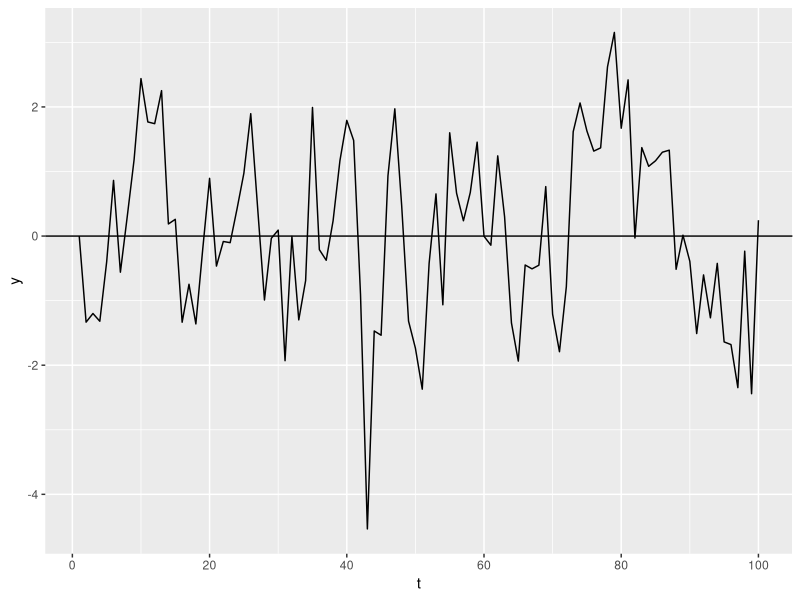
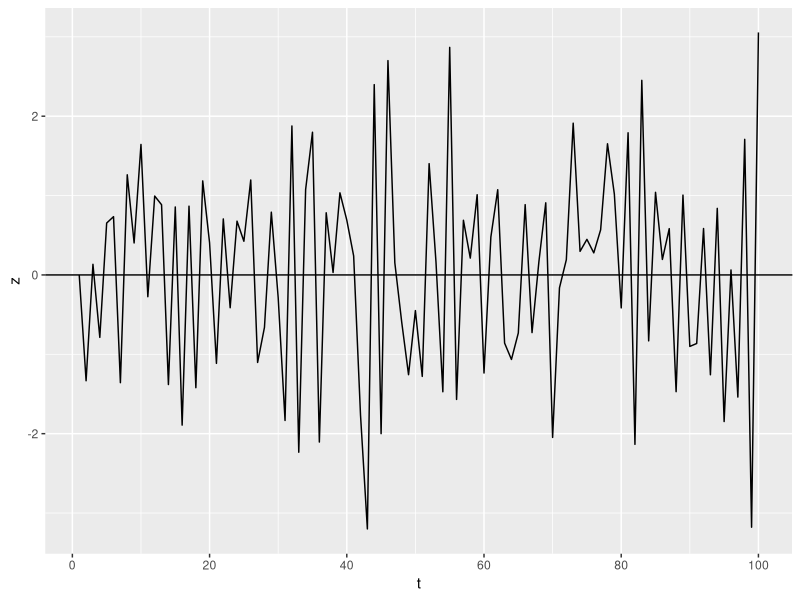
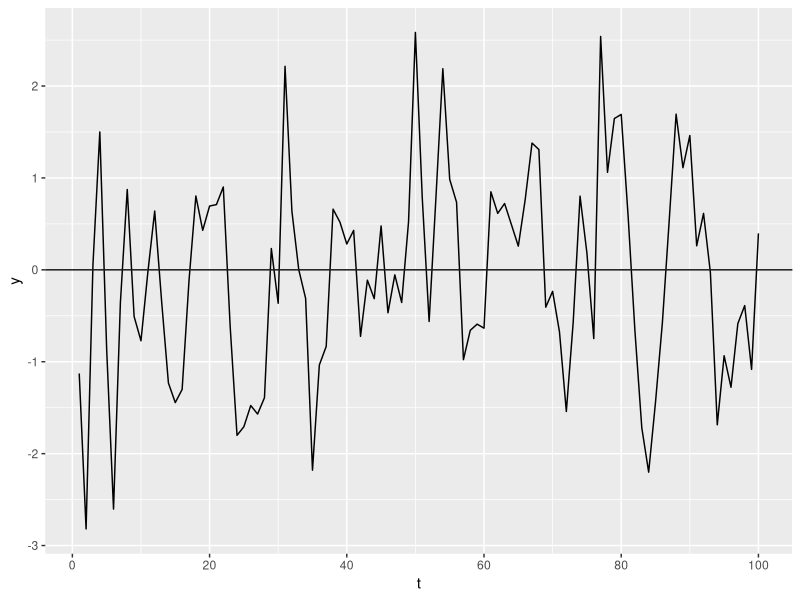
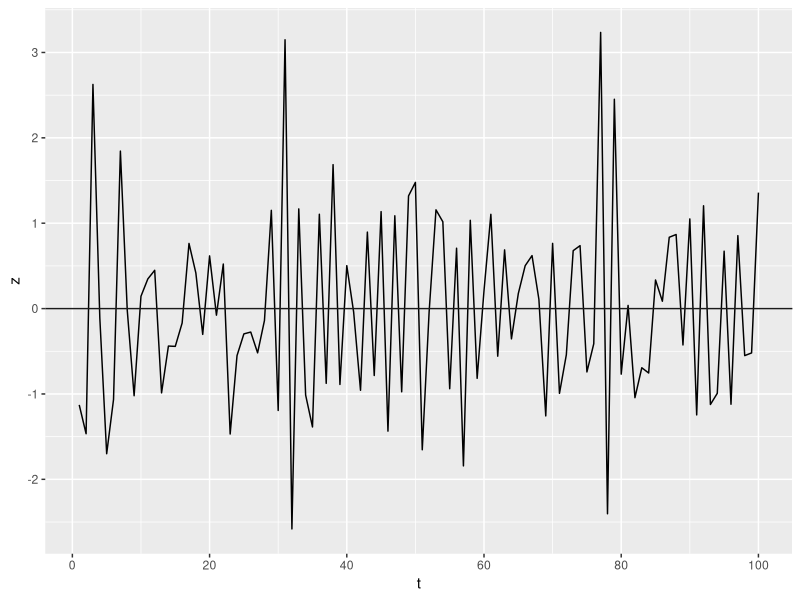
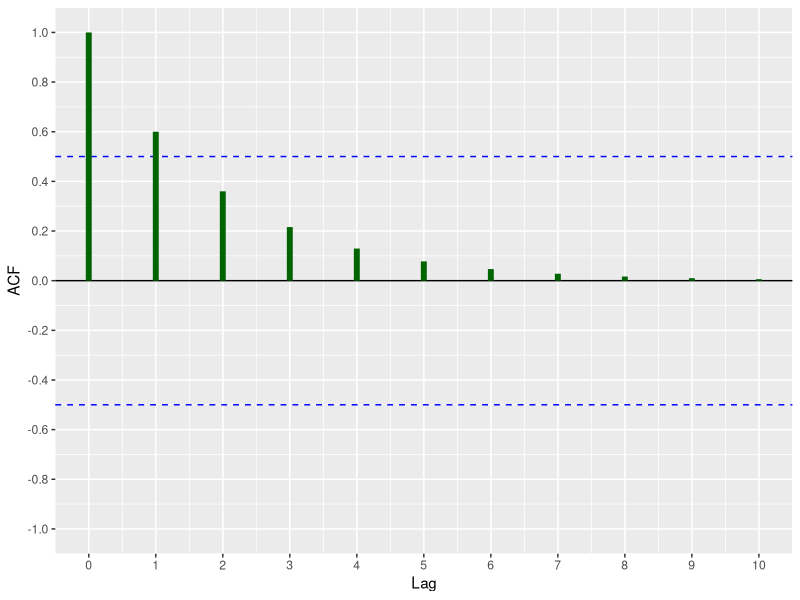
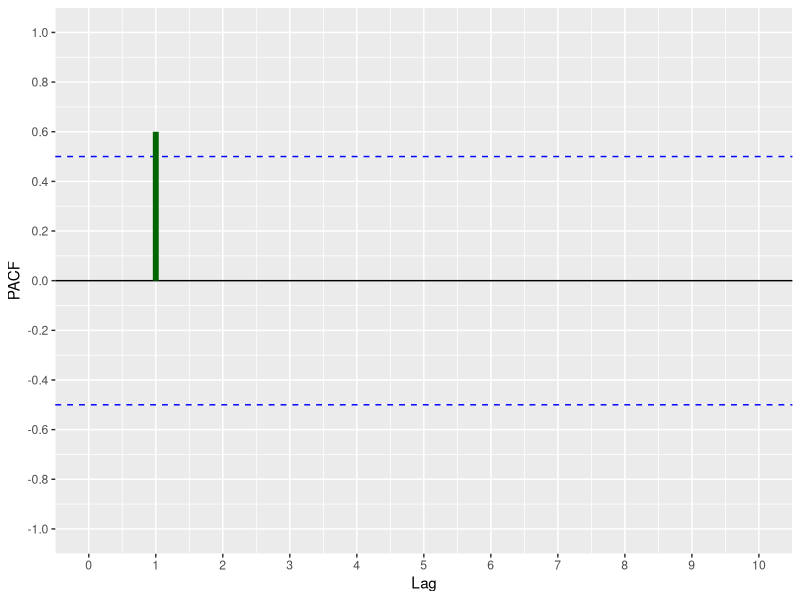
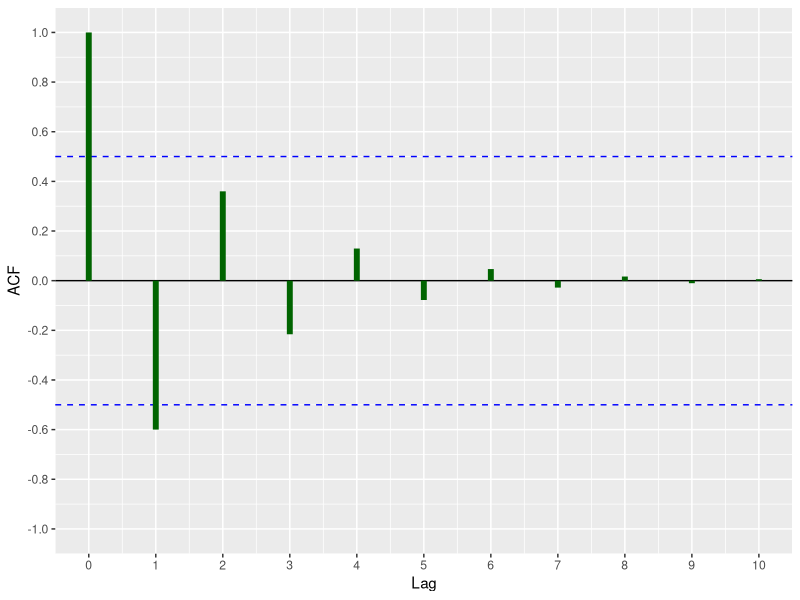
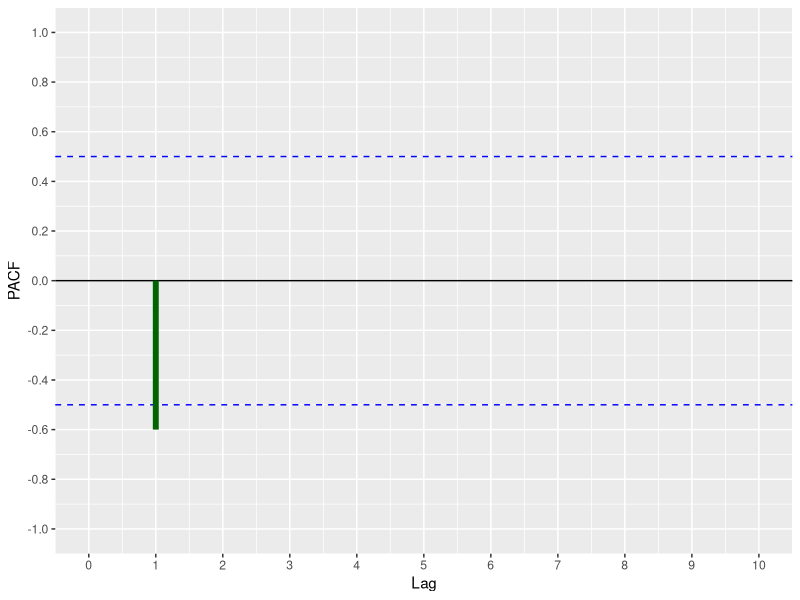

These charts were generated, in order, by the following R code:
library(ggplot2)

#figure 6.1
t <- 1:100
a <- rnorm(100)
z <- rep(0, 100)
y <- rep(0, 100)
for(i in 1:99) {
  z[i+1] <- -0.5*z[i] + a[i];
  y[i+1] <- 0.5*y[i] + a[i];
}

df <- data.frame(t,z,y)

ggplot(aes(x=t), data=df) + 
  geom_line(aes(y=y)) + 
  scale_x_continuous(breaks = seq(0, 100, by = 20)) +
  geom_hline(yintercept=0)

ggplot(aes(x=t), data=df) + 
  geom_line(aes(y=z)) + 
  scale_x_continuous(breaks = seq(0, 100, by = 20)) +
  geom_hline(yintercept=0)


#figure 6.6
t <- 1:100
a1 <- 0
z <- rep(0, 100)
y <- rep(0, 100)
for(i in 1:100) {
  a <- rnorm(1)
  z[i] <- a-0.6*a1
  y[i] <- a+0.6*a1
  a1 <- a
}

df <- data.frame(t,z,y)

ggplot(aes(x=t), data=df) + 
  geom_line(aes(y=y)) + 
  scale_x_continuous(breaks = seq(0, 100, by = 20)) +
  geom_hline(yintercept=0, color="grey10")

ggplot(aes(x=t), data=df) + 
  geom_line(aes(y=z)) + 
  scale_x_continuous(breaks = seq(0, 100, by = 20)) +
  geom_hline(yintercept=0, color="grey10")

#figure 6.4
testplot <- function(df, mode='acf'){
  
  if(mode=='acf') {
    if(!is.null(df$acf)) {
      ylegend <- "ACF"
      gplt <- ggplot(data=df, aes(x=lag, y=acf))
    }
  }
  else if(mode=='pacf') {
    if(!is.null(df$pacf)) {
      ylegend <- "PACF"
      gplt <- ggplot(data=df, aes(x=lag, y=pacf))
    }
  }
  else {
    stop('Given data frame must have acf or pacf')
  }
 
  gplt + 
    geom_hline(yintercept=0) +
    geom_hline(yintercept=0.5, color="blue", linetype="dashed") + 
    geom_hline(yintercept=-0.5, color="blue", linetype="dashed") + 
    geom_segment(aes(xend=df$lag, yend=0), size=2, color="darkgreen") + 
    xlab("Lag") +
    ylab(ylegend) + 
    scale_x_continuous(breaks = seq(0, length(df$lag), by = 1)) +
    scale_y_continuous(limits=c(-1,1), breaks = seq(-1, 1, by=0.2))
}

fig6_4 <- function(phi, mode='acf') {
  k <- 0:10
  acf <- phi**k
  pacf <- rep(0, 11)
  pacf[2] <- phi
  df <- data.frame(acf, pacf, lag=k)
  testplot(df, mode)
}

fig6_4(0.6, 'acf')
fig6_4(0.6, 'pacf')
fig6_4(-0.6, 'acf')
fig6_4(-0.6, 'pacf')

#figure 6.5
fig6_5 <- function(phi1, phi2, mode='acf') {
  k <- 0:10
  acf <- rep(0, 11)
  pacf <- rep(0, 11)
  acf[1] <- 1
  acf[2] <- phi1/(1-phi2)
  acf[3] <- (phi1**2+phi2-phi2**2)/(1-phi2)
  pacf[2] <- acf[2]
  pacf[3] <- phi2
  for(i in 3:10) {
    acf[i+1] <- phi1*acf[i]+phi2*acf[i-1]
  }
  df <- data.frame(acf, pacf, lag=k)
  testplot(df, mode)
}

fig6_5(-0.8, -0.7, 'acf')
fig6_5(-0.8, -0.7, 'pacf')
fig6_5(-0.5, 0.2, 'acf')
fig6_5(-0.5, 0.2, 'pacf')
fig6_5(0.7, 0.2, 'acf')
fig6_5(0.7, 0.2, 'pacf')
fig6_5(1.3, -0.5, 'acf')
fig6_5(1.3, -0.5, 'pacf')

#figure 6.8
fig6_8 <- function(theta, mode='acf') {
  k <- 0:10
  kk <- 2*(k+1)
  acf <- rep(0, 11)
  pacf <- rep(0, 11)
  acf[1] <- 1
  acf[2] <- -theta/(1+theta**2)
  pacf <- -(theta**k)*(1-theta**2)/(1-theta**kk)
  
  df <- data.frame(acf, pacf, lag=k)
  testplot(df, mode)
}

fig6_8(0.9, 'acf')
fig6_8(0.9, 'pacf')
fig6_8(-0.6, 'acf')
fig6_8(-0.6, 'pacf')

#figure 6.9
fig6_9 <- function(theta1, theta2, mode) {
  k <- 0:10
  acf <- rep(0, 11)
  pacf <- rep(0, 11)
  acf[1] <- 1
  acf[2] <- -theta1*(1-theta2)/(1+theta1**2+theta2**2)
  acf[3] <- -theta2/(1+theta1**2+theta2**2)
  
  df <- data.frame(acf, lag=k)
  testplot(df, mode)
}

fig6_9(-1.6, -0.7, 'acf')
fig6_9(0.8, -0.7, 'acf')

#figure 6.10
fig6_10 <- function(phi, theta, mode) {
  k <- 0:10
  acf <- rep(0, 11)
  pacf <- rep(0, 11)
  acf[1] <- 1
  acf[2] <- (phi-theta)*(1-phi*theta)/(1+theta**2-2*phi*theta)
  for(i in 2:10) {
    acf[i+1] <- phi*acf[i]
  }
  df <- data.frame(acf, lag=k)
  testplot(df, mode)
}

fig6_10(-0.9, -0.5, 'acf')
fig6_10(0.8, -0.7, 'acf')
